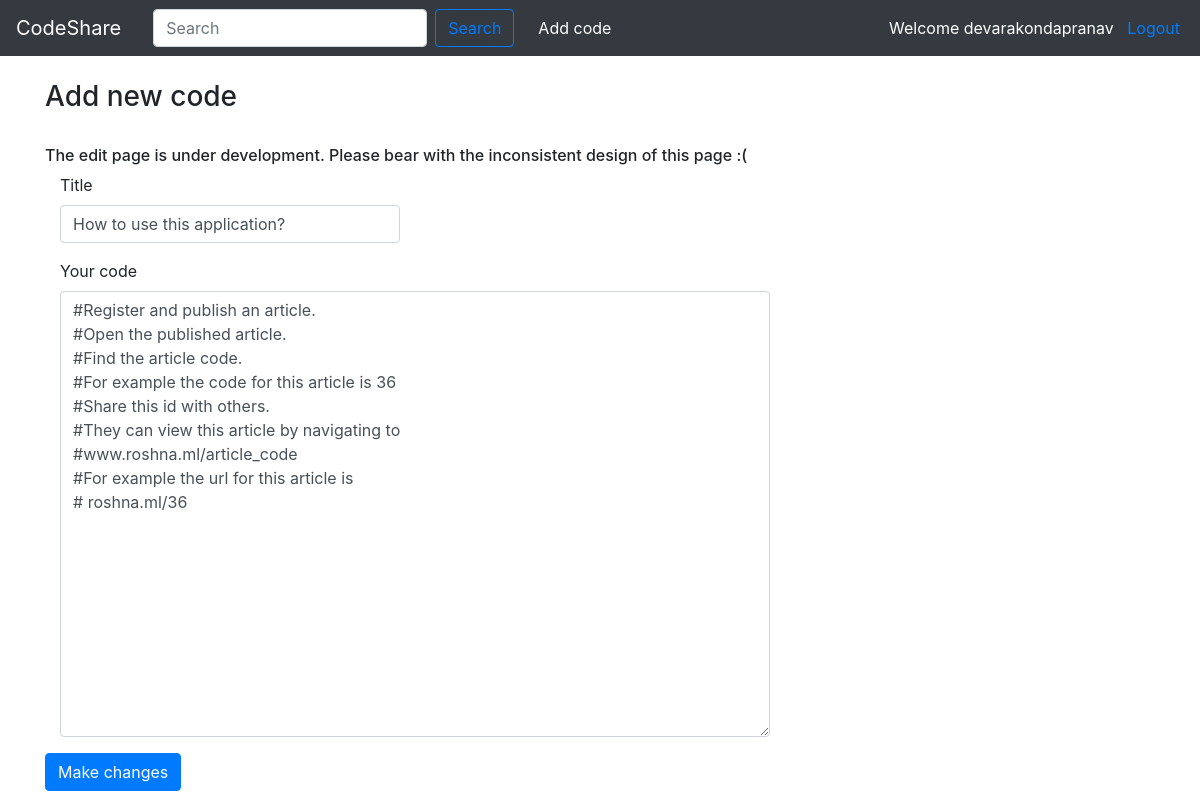
Page /snippets/edit/36/ (signed in) on the committed database.
### snippets/models.py (models this page shows, shortened)
class Code(models.Model):
	code_snippet = models.TextField()
	author = models.CharField(max_length = 200)
	pub_date = models.DateTimeField('date published')
	title = models.CharField(max_length = 100)

### snippets/views.py (the view, shortened to what this page needs)
# urls.py: path('edit/<int:code_id>/', views.editCode, name='editCode'),
def editCode(request, code_id):
	c = Code.objects.get(pk = code_id)
	if(request.user.is_authenticated and (c.author == request.user.username)):
		context = {"code_object":c}
		return render(request, 'snippets/editCode.html', context)

### snippets/templates/snippets/editCode.html (shortened to what this page needs)
{% extends "snippets/base.html" %}
{% block content %}
	<h3>Add new code</h3>
	<br>
	<h6>The edit page is under development. Please bear with the inconsistent design of this page :( </h6>
	<form action="/snippets/makeChanges/{{code_object.id}}" method="post" class="needs-validation" novalidate>{% csrf_token %}
	  <div >
	    <div class="col-md-4 mb-3">
	      <label for="validationCustom01">Title</label>
	      <input type="text" class="form-control" id="validationCustom01" name="title" placeholder="Enter a relevant title" value="{{code_object.title}}" required>
	    </div>
	    <div class="col-md-8 mb-3">
	      <label for="validationCustom02">Your code</label>
	      <textarea type="text" class="form-control" id="validationCustom02" name = "code_snippet" placeholder="Add your code here" required rows="18">{{code_object.code_snippet}}</textarea>
	    </div>
	  </div>
	  <button type="submit" class="btn btn-primary">Make changes</button>
	</form>
{% endblock %}

### snippets/templates/snippets/base.html (shortened to what this page needs)
<!DOCTYPE html>
<html>
<head>
  {% load static %}
  <link rel="stylesheet" href="{% static 'snippets/lib/codemirror.css' %}">
    <link rel="stylesheet" href="{% static 'snippets/theme/monokai.css' %}">
	<link rel="stylesheet" href="https://maxcdn.bootstrapcdn.com/bootstrap/4.0.0/css/bootstrap.min.css">
</head>
<body>
	  	{% load static %}
	<nav class="navbar navbar-expand-lg navbar-dark bg-dark " >
    <a class="navbar-brand" href="/snippets">CodeShare</a>
    <form class="form-inline my-2 my-lg-0 px-3" action="/snippets/search" method="post">
      <input class="form-control mr-sm-2" name='search_term' type="search" placeholder="Search" aria-label="Search">
      <button class="btn btn-outline-primary my-2 my-sm-0" type="submit">Search</button>
    </form>
    <div class="collapse navbar-collapse" id="navbarNav">
      <ul class="navbar-nav">
        <li class="nav-item active">
          <a class="nav-link" href="/snippets/newCodeSnippet">Add code <span class="sr-only">(current)</span></a>
        </li>
      </ul>
    </div>
    <div class="sidebar-nav bg-dark px-1">
     {% if user.is_authenticated %}
       <span style="color: white;">Welcome {{ user.get_username }}     </span>&nbsp;
       <a href="{% url 'logout'%}?next={{request.path}}">Logout</a>
     {% else %}
       <a href="{% url 'login'%}?next={{request.path}}">Login</a>
     {% endif %}
    </div>
  </nav>
	<br>
  <div class="container">
    <!-- {% load static %}
    <img src="{% static 'snippets/logo.png' %}">
  	<div id = "content"> -->
  		{% block content %}
  		{% endblock %}
  	</div>
</body>
</html>

### rows in the picture
Code: title "How to use this application?", code_snippet "#Register and publish an article. #Open the published article. #Find the article code. #For example the code for this article is 36 #Share this id with others. #They can view this article by navigating to #www.roshna.ml/article_code #For example the url for this article is # roshna.ml/36"

### other values in the picture
{{ user.get_username }} "devarakondapranav"
